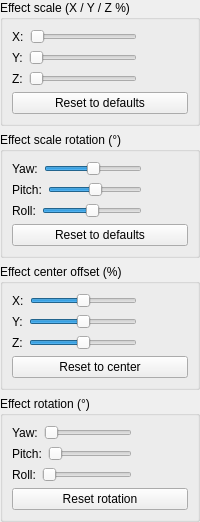
<?xml version="1.0" encoding="UTF-8"?>
<ui version="4.0">
 <class>EffectGeometryPanel</class>
 <widget class="QWidget" name="EffectGeometryPanel">
  <layout class="QVBoxLayout" name="verticalLayout">
   <property name="spacing">
    <number>6</number>
   </property>
   <property name="leftMargin">
    <number>0</number>
   </property>
   <property name="topMargin">
    <number>0</number>
   </property>
   <property name="rightMargin">
    <number>0</number>
   </property>
   <property name="bottomMargin">
    <number>0</number>
   </property>
   <item>
    <widget class="QGroupBox" name="axisScaleGroup">
     <property name="title">
      <string>Effect scale (X / Y / Z %)</string>
     </property>
     <property name="toolTip">
      <string>Scale the effect along each axis. 100% = normal. Does not move scene objects or the camera.</string>
     </property>
     <layout class="QVBoxLayout" name="axisScaleLayout">
      <item>
       <layout class="QHBoxLayout" name="scaleXRow">
        <item>
         <widget class="QLabel" name="scaleXCaption">
          <property name="text">
           <string>X:</string>
          </property>
         </widget>
        </item>
        <item>
         <widget class="QSlider" name="scaleXSlider">
          <property name="minimum">
           <number>1</number>
          </property>
          <property name="maximum">
           <number>400</number>
          </property>
          <property name="orientation">
           <enum>Qt::Horizontal</enum>
          </property>
          <property name="toolTip">
           <string>Effect scale along X (left ↔ right). 100% = normal.</string>
          </property>
         </widget>
        </item>
        <item>
         <widget class="QLabel" name="scaleXLabel">
          <property name="minimumSize">
           <size>
            <width>45</width>
            <height>0</height>
           </size>
          </property>
         </widget>
        </item>
       </layout>
      </item>
      <item>
       <layout class="QHBoxLayout" name="scaleYRow">
        <item>
         <widget class="QLabel" name="scaleYCaption">
          <property name="text">
           <string>Y:</string>
          </property>
         </widget>
        </item>
        <item>
         <widget class="QSlider" name="scaleYSlider">
          <property name="minimum">
           <number>1</number>
          </property>
          <property name="maximum">
           <number>400</number>
          </property>
          <property name="orientation">
           <enum>Qt::Horizontal</enum>
          </property>
          <property name="toolTip">
           <string>Effect scale along Y (floor ↔ ceiling). 100% = normal.</string>
          </property>
         </widget>
        </item>
        <item>
         <widget class="QLabel" name="scaleYLabel">
          <property name="minimumSize">
           <size>
            <width>45</width>
            <height>0</height>
           </size>
          </property>
         </widget>
        </item>
       </layout>
      </item>
      <item>
       <layout class="QHBoxLayout" name="scaleZRow">
        <item>
         <widget class="QLabel" name="scaleZCaption">
          <property name="text">
           <string>Z:</string>
          </property>
         </widget>
        </item>
        <item>
         <widget class="QSlider" name="scaleZSlider">
          <property name="minimum">
           <number>1</number>
          </property>
          <property name="maximum">
           <number>400</number>
          </property>
          <property name="orientation">
           <enum>Qt::Horizontal</enum>
          </property>
          <property name="toolTip">
           <string>Effect scale along Z (front ↔ back). 100% = normal.</string>
          </property>
         </widget>
        </item>
        <item>
         <widget class="QLabel" name="scaleZLabel">
          <property name="minimumSize">
           <size>
            <width>45</width>
            <height>0</height>
           </size>
          </property>
         </widget>
        </item>
       </layout>
      </item>
      <item>
       <widget class="QPushButton" name="axisScaleResetButton">
        <property name="text">
         <string>Reset to defaults</string>
        </property>
        <property name="toolTip">
         <string>Reset effect scale X, Y, Z to 100%</string>
        </property>
       </widget>
      </item>
     </layout>
    </widget>
   </item>
   <item>
    <widget class="QGroupBox" name="axisScaleRotGroup">
     <property name="title">
      <string>Effect scale rotation (°)</string>
     </property>
     <property name="toolTip">
      <string>Rotate the direction of the effect scale axes. Per-axis scale is applied in this orientation (before effect rotation below).</string>
     </property>
     <layout class="QVBoxLayout" name="axisScaleRotLayout">
      <item>
       <layout class="QHBoxLayout" name="asrYawRow">
        <item>
         <widget class="QLabel" name="asrYawCaption">
          <property name="text">
           <string>Yaw:</string>
          </property>
         </widget>
        </item>
        <item>
         <widget class="QSlider" name="axisScaleRotYawSlider">
          <property name="minimum">
           <number>-180</number>
          </property>
          <property name="maximum">
           <number>180</number>
          </property>
          <property name="orientation">
           <enum>Qt::Horizontal</enum>
          </property>
          <property name="toolTip">
           <string>Yaw: rotate scale axes horizontally. Scale is applied in this frame.</string>
          </property>
         </widget>
        </item>
        <item>
         <widget class="QLabel" name="axisScaleRotYawLabel">
          <property name="minimumSize">
           <size>
            <width>40</width>
            <height>0</height>
           </size>
          </property>
         </widget>
        </item>
       </layout>
      </item>
      <item>
       <layout class="QHBoxLayout" name="asrPitchRow">
        <item>
         <widget class="QLabel" name="asrPitchCaption">
          <property name="text">
           <string>Pitch:</string>
          </property>
         </widget>
        </item>
        <item>
         <widget class="QSlider" name="axisScaleRotPitchSlider">
          <property name="minimum">
           <number>-180</number>
          </property>
          <property name="maximum">
           <number>180</number>
          </property>
          <property name="orientation">
           <enum>Qt::Horizontal</enum>
          </property>
         </widget>
        </item>
        <item>
         <widget class="QLabel" name="axisScaleRotPitchLabel">
          <property name="minimumSize">
           <size>
            <width>40</width>
            <height>0</height>
           </size>
          </property>
         </widget>
        </item>
       </layout>
      </item>
      <item>
       <layout class="QHBoxLayout" name="asrRollRow">
        <item>
         <widget class="QLabel" name="asrRollCaption">
          <property name="text">
           <string>Roll:</string>
          </property>
         </widget>
        </item>
        <item>
         <widget class="QSlider" name="axisScaleRotRollSlider">
          <property name="minimum">
           <number>-180</number>
          </property>
          <property name="maximum">
           <number>180</number>
          </property>
          <property name="orientation">
           <enum>Qt::Horizontal</enum>
          </property>
         </widget>
        </item>
        <item>
         <widget class="QLabel" name="axisScaleRotRollLabel">
          <property name="minimumSize">
           <size>
            <width>40</width>
            <height>0</height>
           </size>
          </property>
         </widget>
        </item>
       </layout>
      </item>
      <item>
       <widget class="QPushButton" name="axisScaleRotResetButton">
        <property name="text">
         <string>Reset to defaults</string>
        </property>
        <property name="toolTip">
         <string>Reset effect scale rotation (yaw, pitch, roll) to 0°</string>
        </property>
       </widget>
      </item>
     </layout>
    </widget>
   </item>
   <item>
    <widget class="QGroupBox" name="positionOffsetGroup">
     <property name="title">
      <string>Effect center offset (%)</string>
     </property>
     <property name="toolTip">
      <string>Shift the effect origin from room center or the chosen reference point. Percent of half-room size per axis. Does not move scene objects or the camera.</string>
     </property>
     <layout class="QVBoxLayout" name="offsetLayout">
      <item>
       <layout class="QHBoxLayout" name="offsetXRow">
        <item>
         <widget class="QLabel" name="offsetXCaption">
          <property name="text">
           <string>X:</string>
          </property>
         </widget>
        </item>
        <item>
         <widget class="QSlider" name="offsetXSlider">
          <property name="minimum">
           <number>-100</number>
          </property>
          <property name="maximum">
           <number>100</number>
          </property>
          <property name="orientation">
           <enum>Qt::Horizontal</enum>
          </property>
          <property name="toolTip">
           <string>Effect offset left (-) or right (+) as % of half-room width</string>
          </property>
         </widget>
        </item>
        <item>
         <widget class="QLabel" name="offsetXLabel">
          <property name="minimumSize">
           <size>
            <width>45</width>
            <height>0</height>
           </size>
          </property>
         </widget>
        </item>
       </layout>
      </item>
      <item>
       <layout class="QHBoxLayout" name="offsetYRow">
        <item>
         <widget class="QLabel" name="offsetYCaption">
          <property name="text">
           <string>Y:</string>
          </property>
         </widget>
        </item>
        <item>
         <widget class="QSlider" name="offsetYSlider">
          <property name="minimum">
           <number>-100</number>
          </property>
          <property name="maximum">
           <number>100</number>
          </property>
          <property name="orientation">
           <enum>Qt::Horizontal</enum>
          </property>
          <property name="toolTip">
           <string>Effect offset down (-) or up (+) as % of half-room height</string>
          </property>
         </widget>
        </item>
        <item>
         <widget class="QLabel" name="offsetYLabel">
          <property name="minimumSize">
           <size>
            <width>45</width>
            <height>0</height>
           </size>
          </property>
         </widget>
        </item>
       </layout>
      </item>
      <item>
       <layout class="QHBoxLayout" name="offsetZRow">
        <item>
         <widget class="QLabel" name="offsetZCaption">
          <property name="text">
           <string>Z:</string>
          </property>
         </widget>
        </item>
        <item>
         <widget class="QSlider" name="offsetZSlider">
          <property name="minimum">
           <number>-100</number>
          </property>
          <property name="maximum">
           <number>100</number>
          </property>
          <property name="orientation">
           <enum>Qt::Horizontal</enum>
          </property>
          <property name="toolTip">
           <string>Effect offset forward (-) or back (+) as % of half-room depth</string>
          </property>
         </widget>
        </item>
        <item>
         <widget class="QLabel" name="offsetZLabel">
          <property name="minimumSize">
           <size>
            <width>45</width>
            <height>0</height>
           </size>
          </property>
         </widget>
        </item>
       </layout>
      </item>
      <item>
       <widget class="QPushButton" name="offsetCenterResetButton">
        <property name="text">
         <string>Reset to center</string>
        </property>
        <property name="toolTip">
         <string>Set effect position offset X, Y, Z to 0%</string>
        </property>
       </widget>
      </item>
     </layout>
    </widget>
   </item>
   <item>
    <widget class="QGroupBox" name="rotationGroup">
     <property name="title">
      <string>Effect rotation (°)</string>
     </property>
     <property name="toolTip">
      <string>Rotate the pattern around the effect origin (after per-axis scale and scale-axis rotation). Does not move the camera or scene objects.</string>
     </property>
     <layout class="QVBoxLayout" name="rotationLayout">
      <item>
       <layout class="QHBoxLayout" name="rotYawRow">
        <item>
         <widget class="QLabel" name="rotYawCaption">
          <property name="text">
           <string>Yaw:</string>
          </property>
         </widget>
        </item>
        <item>
         <widget class="QSlider" name="rotationYawSlider">
          <property name="minimum">
           <number>0</number>
          </property>
          <property name="maximum">
           <number>360</number>
          </property>
          <property name="orientation">
           <enum>Qt::Horizontal</enum>
          </property>
          <property name="toolTip">
           <string>Effect rotation around Y (horizontal). 0–360°.</string>
          </property>
         </widget>
        </item>
        <item>
         <widget class="QLabel" name="rotationYawLabel">
          <property name="minimumSize">
           <size>
            <width>50</width>
            <height>0</height>
           </size>
          </property>
         </widget>
        </item>
       </layout>
      </item>
      <item>
       <layout class="QHBoxLayout" name="rotPitchRow">
        <item>
         <widget class="QLabel" name="rotPitchCaption">
          <property name="text">
           <string>Pitch:</string>
          </property>
         </widget>
        </item>
        <item>
         <widget class="QSlider" name="rotationPitchSlider">
          <property name="minimum">
           <number>0</number>
          </property>
          <property name="maximum">
           <number>360</number>
          </property>
          <property name="orientation">
           <enum>Qt::Horizontal</enum>
          </property>
          <property name="toolTip">
           <string>Effect rotation around X (vertical). 0–360°.</string>
          </property>
         </widget>
        </item>
        <item>
         <widget class="QLabel" name="rotationPitchLabel">
          <property name="minimumSize">
           <size>
            <width>50</width>
            <height>0</height>
           </size>
          </property>
         </widget>
        </item>
       </layout>
      </item>
      <item>
       <layout class="QHBoxLayout" name="rotRollRow">
        <item>
         <widget class="QLabel" name="rotRollCaption">
          <property name="text">
           <string>Roll:</string>
          </property>
         </widget>
        </item>
        <item>
         <widget class="QSlider" name="rotationRollSlider">
          <property name="minimum">
           <number>0</number>
          </property>
          <property name="maximum">
           <number>360</number>
          </property>
          <property name="orientation">
           <enum>Qt::Horizontal</enum>
          </property>
          <property name="toolTip">
           <string>Effect rotation around Z (twist). 0–360°.</string>
          </property>
         </widget>
        </item>
        <item>
         <widget class="QLabel" name="rotationRollLabel">
          <property name="minimumSize">
           <size>
            <width>50</width>
            <height>0</height>
           </size>
          </property>
         </widget>
        </item>
       </layout>
      </item>
      <item>
       <widget class="QPushButton" name="rotationResetButton">
        <property name="text">
         <string>Reset rotation</string>
        </property>
        <property name="toolTip">
         <string>Reset effect rotation (yaw, pitch, roll) to 0°</string>
        </property>
       </widget>
      </item>
     </layout>
    </widget>
   </item>
  </layout>
 </widget>
 <resources/>
 <connections/>
</ui>
